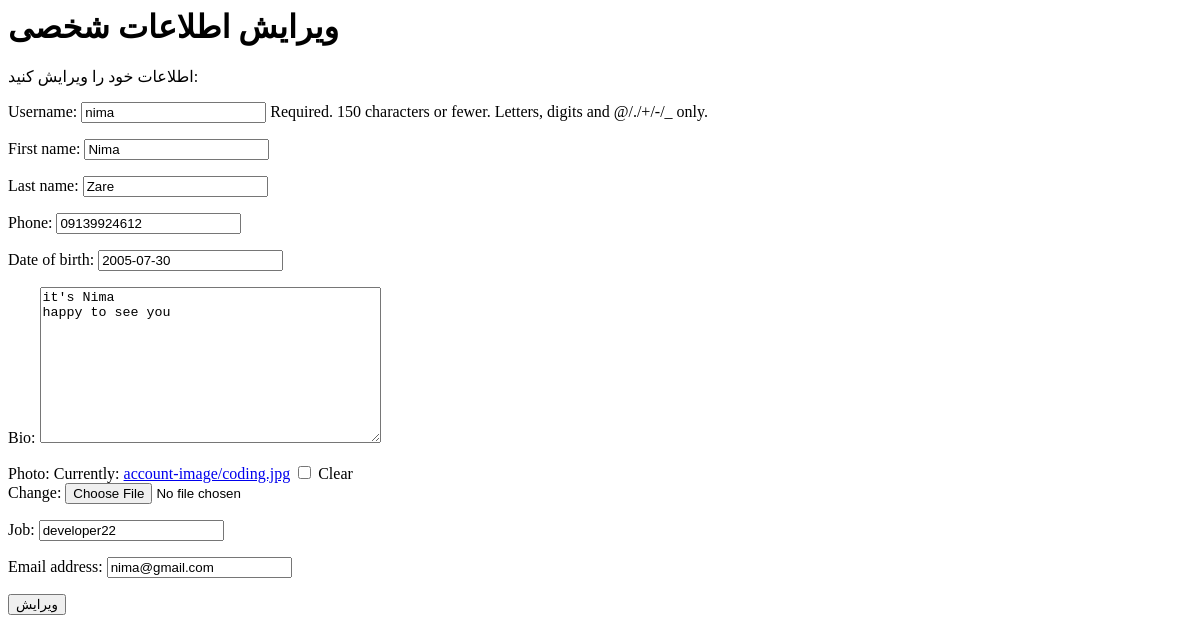
The page /user/edit/ (signed in) on the database as committed earlier.
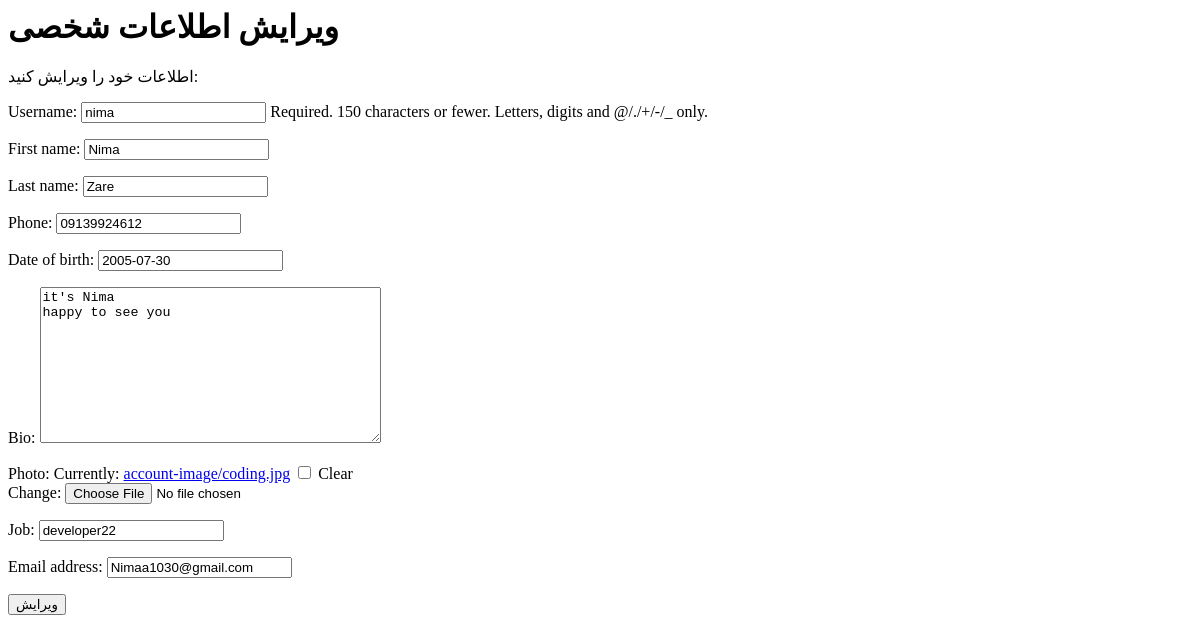
The same page on the database as committed later.
### social/models.py (models this page shows)
class User(AbstractUser):
    date_of_birth = models.DateField(null=True, blank=True)
    bio = models.TextField(null=True, blank=True)
    photo = models.ImageField(upload_to='account-image', null=True, blank=True)
    job = models.CharField(max_length=250, null=True, blank=True)
    phone = models.CharField(max_length=11, null=True, blank=True)

### social/views.py (the view)
# urls.py: path('user/edit/', views.edit_user, name='edit_user'),
@login_required
def edit_user(request):
    if request.method == 'POST':
        user_form = UserEditForm(request.POST, instance=request.user)
        if user_form.is_valid():
            user_form.save()
    else:
        user_form = UserEditForm(instance=request.user)
    context = {
        'user_form': user_form,
    }
    return render(request, 'registration/edit_user.html', context)

### social/forms.py (shortened to what this page needs)
class UserEditForm(forms.ModelForm):
    class Meta:
        model = User
        fields = ['username', 'first_name', 'last_name', 'phone', 'date_of_birth', 'bio', 'photo', 'job', 'email']

### social/templates/registration/edit_user.html (shortened to what this page needs)
<h1>ویرایش اطلاعات شخصی</h1>
اطلاعات خود را ویرایش کنید:
<form method="post" enctype="multipart/form-data">
    {{ user_form.as_p }}
    <input type="submit" value="ویرایش">
</form>

Rows that differ between the two databases and show on the page:
changed User "nima": email "nima@gmail.com" → "Nimaa1030@gmail.com"
